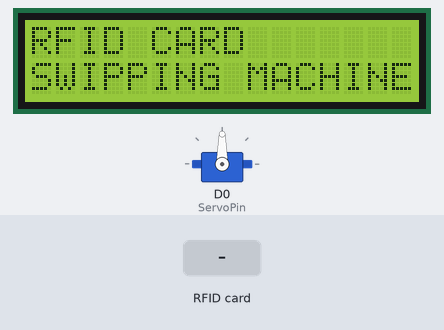
Simulated run of this sketch. Board: ESP8266 (NodeMCU). On the bench: 16×2 character LCD, servo. Inputs (shaded band) come from the test bench. WiFi joins after 1.5 s; servers stay silent unless stated; uploads are accepted with an empty reply; what the sketch prints to the serial monitor is not drawn.

Above: at 4.0 s.
4.1 s: RFID card F5 01 D0 65 held to the reader
At 6.3 s:
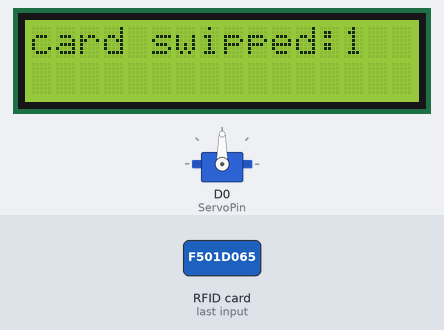
6.6 s: RFID card 71 9E 29 2E held to the reader
At 9.5 s:
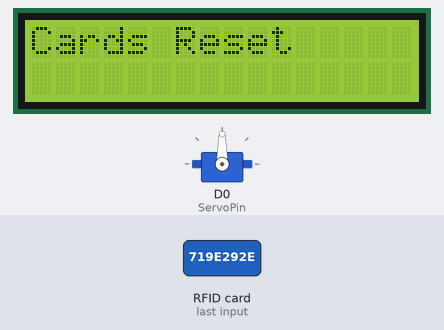
9.6 s: RFID card 5E 7A 19 C4 held to the reader
At 12.5 s:
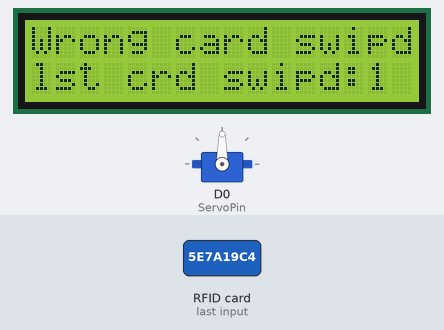
12.6 s: RFID card 5E 7A 19 C4 held to the reader
Timing chart, 0 to 15.6 s (numbered marks = the images above; inputs shaded):
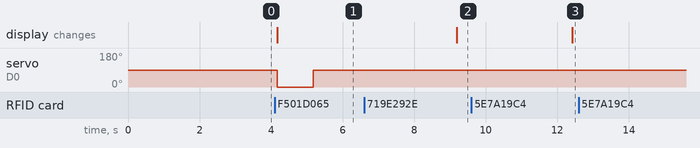

Measured:
- after the input at 4.1 s, servo on D0 (ServoPin): 90° → 0° after 0.08 s, → 90° 1.0 s later; the display: changes after 0.08 s (image 1)
- after the input at 6.6 s, the display: changes after 2.6 s (image 2)
- after the input at 9.6 s, the display: changes after 2.8 s (image 3)
- after the input at 12.6 s, every drawn part: stays the same

The sketch:

NodeDevice.ino
```cpp
#include <ESP8266WiFi.h>
#include <WiFiClient.h>
#include <ESP8266WebServer.h>
#include <ESP8266HTTPClient.h>
#include <LiquidCrystal_I2C.h>
#include <Servo.h>

#include<string.h>
/* Set these to your desired credentials. */
#include <Wire.h>

#include <LiquidCrystal_I2C.h>

LiquidCrystal_I2C lcd(0x3F);
const char *ssid = "dlink";
const char *password = "";

const char *host = "http://www.sachinkale.com";

HTTPClient http;    //Declare object of class HTTPClient

#include <SPI.h>
#include <MFRC522.h>
#define RST_PIN D1
#define SS_PIN  D2
#define ServoPin D0

MFRC522 mfrc522(SS_PIN, RST_PIN);  // Create MFRC522 instance
/*
String card1 = "71 9E 29 2E";
String card2 = "4A 11 CC 73";
String card3 = "9A A9 A6 D5";
String card4 = "F5 01 D0 65";
String card5 = "F5 C8 4F 11";
String card6 = "05 CA 4B 11";
String card7 = "45 D1 50 11";
String card8 = "8B BB EA 03";
String card9 = "65 4E 43 11";
*/
String cards[] = {"71 9E 29 2E" ,"F5 01 D0 65" , "65 4E 43 11",  "05 CA 4B 11" , "45 D1 50 11" , "8B BB EA 03", "4A 11 CC 73"};
int card_swipped;
bool valid_card;
String lcd_string="";
int last_valid_card;
Servo myservo;

void setup() {
  Serial.begin(115200);
  initialize_RFID();
  display_Lcd();
   myservo.attach(ServoPin);
   Website_Connection();
//while (!Serial);    // Do nothing if no serial port is opened (added for Arduinos based on ATMEGA32U4)
  card_swipped = 0;
  valid_card = true;
  Serial.println(F("Scan PICC to see UID, SAK, type, and data blocks..."));

}

void display_Lcd()
{
   Wire.begin(2,0);
  lcd.begin(16,2);   // initializing the LCD
  lcd.backlight(); // Enable or Turn On the backlight
 lcd.setCursor(0, 0); // Move the cursor characters to the right and
                      // zero characters down (line 1).
 lcd.print("RFID CARD");  // Print HELLO to the screen, starting at 0,0.


 lcd.setCursor(0, 1);    // Move the cursor to the next line and print
 lcd.print("SWIPPING MACHINE");


}
void initialize_RFID()
{
  SPI.begin();      // Init SPI bus
  mfrc522.PCD_Init();   // Init MFRC522

 }

void Website_Connection(){
   WiFi.mode(WIFI_OFF);        //Prevents reconnection issue (taking too long to connect)
  delay(1000);
  WiFi.mode(WIFI_STA);        //This line hides the viewing of ESP as wifi hotspot

  WiFi.begin(ssid, password);     //Connect to your WiFi router
  Serial.println("");

  Serial.print("Connecting");
  // Wait for connection
  while (WiFi.status() != WL_CONNECTED) {
    delay(500);
    Serial.print(".");
  }

  //If connection successful show IP address in serial monitor
  Serial.println("");
  Serial.print("Connected to ");
  Serial.println(ssid);
  Serial.print("IP address: ");
  Serial.println(WiFi.localIP());  //IP address assigned to your ESP


  http.begin("http://68.183.90.145:5000/update/API_key=GTW89NF3/mac=6c:rf:7f:2b:0e:g8/field=2/data=7922798626");              //Specify request destination
  //http.addHeader("Content-Type", "application/x-www-form-urlencoded");    //Specify content-type header

  //http.begin("http://192.168.43.128/c4yforum/postdemo.php");              //Specify request destination
  //http.addHeader("Content-Type", "application/x-www-form-urlencoded");

  int httpCode = http.GET();   //Send the request
  String payload = http.getString();    //Get the response payload
  Serial.println("httpcode");
  Serial.println(httpCode);   //Print HTTP return code
  Serial.println("Payload");
  Serial.println(payload);    //Print request response payload
  http.end();  //Close connection

  }

void loop() {


  // Look for new cards
  if ( ! mfrc522.PICC_IsNewCardPresent()) {
    return;
  }

  // Select one of the cards
  if ( ! mfrc522.PICC_ReadCardSerial()) {
    return;
  }

  // Dump debug info about the card; PICC_HaltA() is automatically called
  //mfrc522.PICC_DumpToSerial(&(mfrc522.uid));
  Serial.print(" UID tag :");
  String content= "";
  byte letter;
    for (byte i = 0; i < mfrc522.uid.size; i++)
  {
     Serial.print(mfrc522.uid.uidByte[i] < 0x10 ? " 0" : " ");
     Serial.print(mfrc522.uid.uidByte[i], HEX);
     content.concat(String(mfrc522.uid.uidByte[i] < 0x10 ? " 0" : " "));
     content.concat(String(mfrc522.uid.uidByte[i], HEX));
  }
    Serial.println(content.substring(1));

  content.toUpperCase();
  String card = content.substring(1);
  /***start comparing the cards with stored cards **/

  for(int i =card_swipped ; i<7 ; i++)
  {

          if(cards[0] ==  content.substring(1))
           {
              card_swipped=0;
              lcd_string = "Cards Reset";
              Serial.println(lcd_string);
              lcd.clear();
              lcd.setCursor(0,0);
              lcd.print(lcd_string);
              break;
           }
          else if(cards[i] == content.substring(1))
          {
            Serial.println("card checking: "+String(cards[i] ));
            card_swipped = i;
            valid_card = true;

          }
          else
          {
            valid_card = false;
          }

        if(valid_card == true)
        {
          lcd_string = "card swipped:"+String(card_swipped);
          Serial.println(lcd_string);
          lcd.clear();
          lcd.setCursor(0,0);
          lcd.print(lcd_string);
          last_valid_card = card_swipped;
          myservo.write(0);
          delay(1000);
          myservo.write(90);
          delay(1000);
          break;
       }
        else
       {
          lcd_string ="Wrong card swipd";
          lcd.clear();
          lcd.setCursor(0,0);
          lcd.print(lcd_string);
          lcd_string = "lst crd swipd:"+String(last_valid_card);
          lcd.setCursor(0,1);
          lcd.print(lcd_string);
       }

  }// end of loop comparing cards

  card = "";
  delay(3000);

}

void send_data(){
    http.begin("www.sachinkale.com",80,"/BookMe/index.php/JSController/sendToServer/31/9823169652");              //Specify request destination
  http.addHeader("Content-Type", "application/x-www-form-urlencoded");    //Specify content-type header

  //http.begin("http://192.168.43.128/c4yforum/postdemo.php");              //Specify request destination
  //http.addHeader("Content-Type", "application/x-www-form-urlencoded");

  int httpCode = http.GET();   //Send the request
  String payload = http.getString();    //Get the response payload
  Serial.println("httpcode");
  Serial.println(httpCode);   //Print HTTP return code
  Serial.println("Payload");
  Serial.println(payload);    //Print request response payload
  http.end();  //Close connection

  }
```
